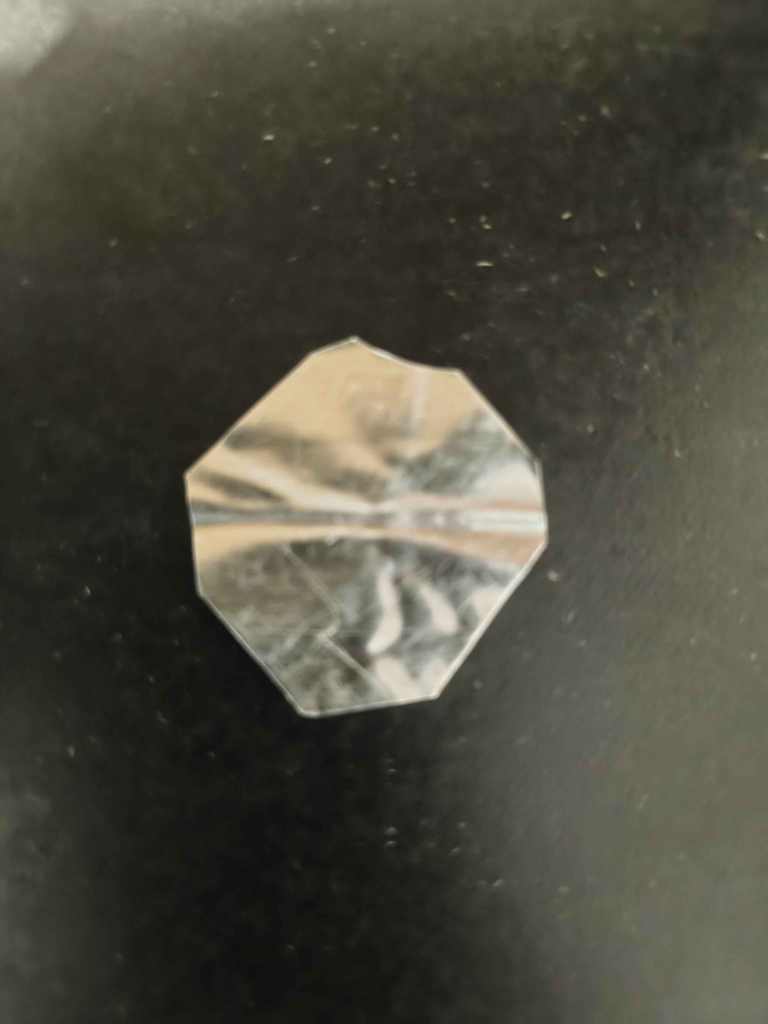
#> input picture g.jpg, 3072 x 4096 px (shown at 1/4 size)
$ python cv3_nano.py   (older library calls are emulated)
#> lines starting #> are read from the running program, lines starting #| are printed output that depends on the picture; after the words box and inside, x2 and y2 are one past the last pixel; in counts of white or black regions, pixels touching at a corner belong together
import cv2
import numpy as np
import sys

# === PARAMÈTRES ===
IMG_PATH = "g.jpg"
CIRCULARITY_THRESHOLD_CIRCLE = 0.89
CIRCULARITY_THRESHOLD_SQUARE = 0.82

# === CONFIGURATION AFFICHAGE (Booleens) ===
# Mettre à False sur la Nano si pas d'écran branché
affichage_masque_radial = True
affichage_gradient = True
affichage_binaire = True
affichage_contours = True
affichage_resultat = True


def smart_show(window_name, image, width=800):
    """Affiche l'image seulement si la fenêtre est active"""
    cv2.namedWindow(window_name, cv2.WINDOW_NORMAL)
    h, w = image.shape[:2]
    ratio = width / float(w)
    cv2.resizeWindow(window_name, width, int(h * ratio))
    cv2.imshow(window_name, image)


# === 1. LECTURE & PRÉPARATION ===
img = cv2.imread(IMG_PATH)
#> img is the input picture: shape (4096, 3072, 3); mean B, G, R 62.2, 74.1, 76.1
if img is None:
    print(f"Erreur: Image {IMG_PATH} introuvable")
    sys.exit()

h, w = img.shape[:2]
center_x, center_y = w // 2, h // 2
gray = cv2.cvtColor(img, cv2.COLOR_BGR2GRAY)

# Top-Hat léger
kernel_tophat = cv2.getStructuringElement(cv2.MORPH_RECT, (25, 25))
tophat = cv2.morphologyEx(gray, cv2.MORPH_TOPHAT, kernel_tophat)
gray_ready = cv2.addWeighted(gray, 0.6, tophat, 0.4, 0)

# === 2. MASQUE RADIAL ===
Y, X = np.ogrid[:h, :w]
dist_from_center = np.sqrt((X - center_x) ** 2 + (Y - center_y) ** 2)
max_dist = min(h, w) * 0.65

radial_mask = 1.0 - (dist_from_center / max_dist)
radial_mask = np.clip(radial_mask, 0, 1)

if affichage_masque_radial:
    smart_show("0. Masque Radial Doux", (radial_mask * 255).astype(np.uint8))

# === 3. SOBEL (DÉTECTION D'ÉNERGIE) ===
blur = cv2.GaussianBlur(gray_ready, (5, 5), 0)

grad_x = cv2.Sobel(blur, cv2.CV_16S, 1, 0, ksize=3)
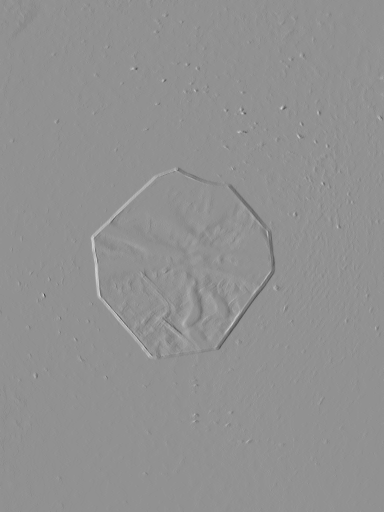
#> grad_x: shape (4096, 3072) int16 (shown at 1/8 size); min -95, max 72, mean 0; drawn with min black and max white
grad_y = cv2.Sobel(blur, cv2.CV_16S, 0, 1, ksize=3)
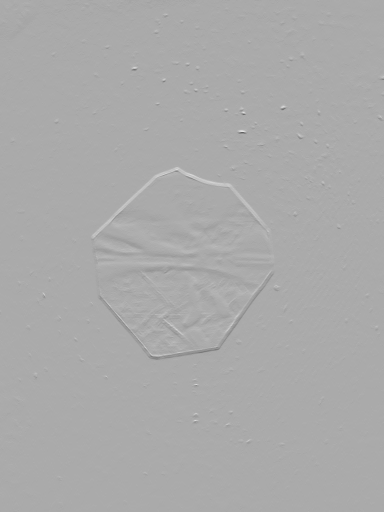
#> grad_y: shape (4096, 3072) int16 (shown at 1/8 size); min -168, max 83, mean -0.1; drawn with min black and max white
abs_grad_x = cv2.convertScaleAbs(grad_x)
abs_grad_y = cv2.convertScaleAbs(grad_y)
gradient_magnitude = cv2.addWeighted(abs_grad_x, 0.5, abs_grad_y, 0.5, 0)

# Application du masque radial
weighted_gradient = gradient_magnitude.astype(np.float32) * radial_mask
weighted_gradient = weighted_gradient.astype(np.uint8)

if affichage_gradient:
    smart_show("1. Gradient Pondere", weighted_gradient)

# === 4. SEUILLAGE ET NETTOYAGE ===
_, thresh = cv2.threshold(weighted_gradient, 0, 255, cv2.THRESH_BINARY + cv2.THRESH_OTSU)
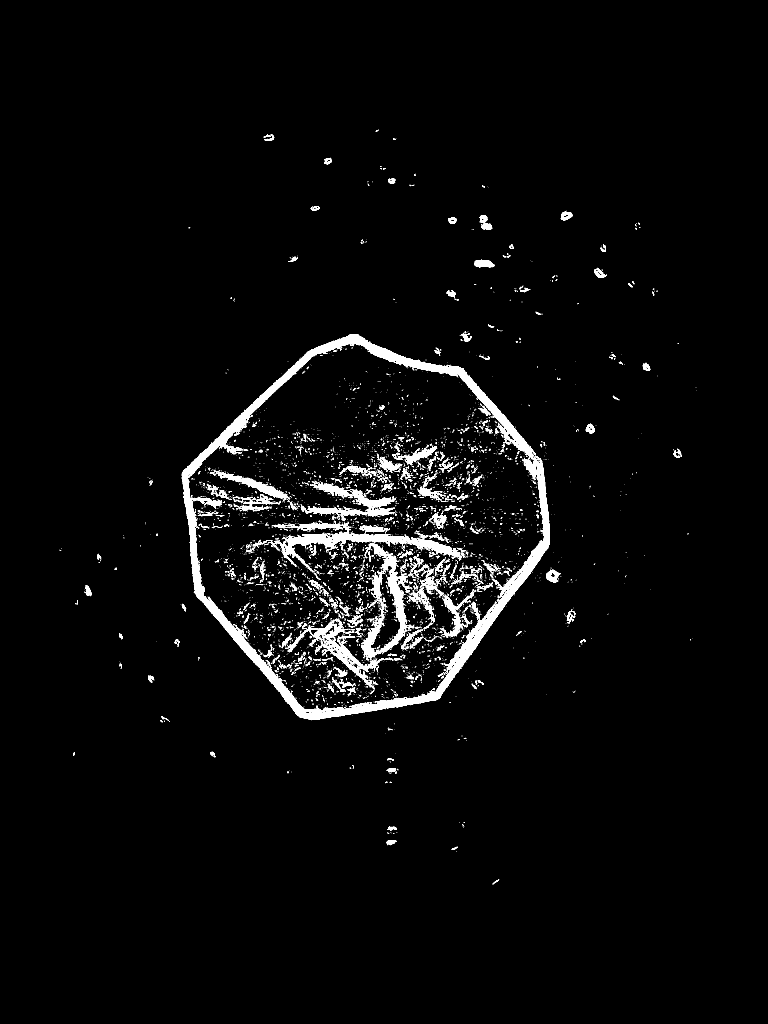
#> thresh: shape (4096, 3072) (shown at 1/4 size); 2.5% white; 6183 white regions (5420 under 20 px), largest, box (x1, y1, x2, y2) and area: (727, 1336, 2200, 2880) 140299, (1071, 2098, 1848, 2267) 21358, (1444, 2287, 1650, 2631) 14454

kernel_close = cv2.getStructuringElement(cv2.MORPH_ELLIPSE, (9, 9))
closed_mask = cv2.morphologyEx(thresh, cv2.MORPH_CLOSE, kernel_close, iterations=2)
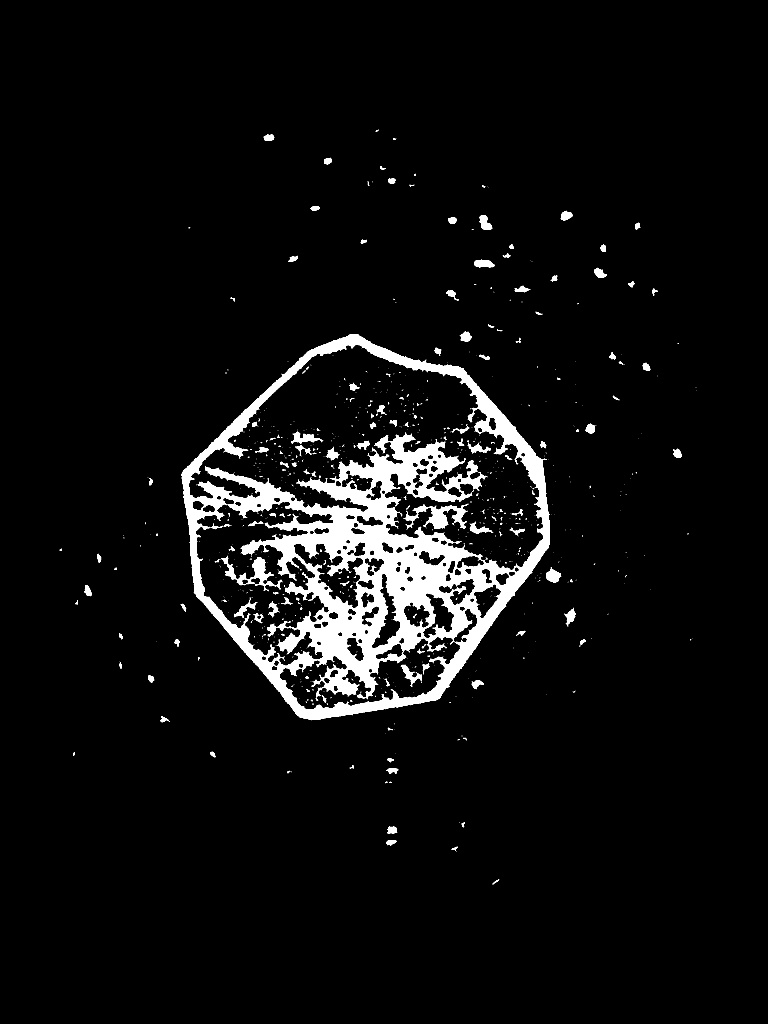
#> closed_mask: shape (4096, 3072) (shown at 1/4 size); 5.2% white; 947 white regions (758 under 20 px)

if affichage_binaire:
    smart_show("2. Masque Binaire", closed_mask)

# === 5. SÉLECTION INTELLIGENTE (LE SCORE) ===
contours, _ = cv2.findContours(closed_mask, cv2.RETR_EXTERNAL, cv2.CHAIN_APPROX_SIMPLE)
#> contours = 214 contours, 138 with area under 20; largest, box (x1, y1, x2, y2) and area: (727, 1336, 2200, 2881) 1606250, (2185, 2268, 2245, 2330) 2049, (1897, 1039, 1977, 1069) 1759, (1916, 860, 1969, 920) 1746, (2257, 2431, 2302, 2506) 1344

best_contour = None
best_score = 0
debug_img = img.copy()

for c in contours:
    area = cv2.contourArea(c)
    if area < 200: continue

    M = cv2.moments(c)
    if M["m00"] == 0: continue
    cx, cy = int(M["m10"] / M["m00"]), int(M["m01"] / M["m00"])

    dist = np.sqrt((cx - center_x) ** 2 + (cy - center_y) ** 2)
    penalty_factor = 1 + (dist / (min(h, w) * 0.2)) ** 2
    score = area / penalty_factor

    color = (0, 0, 255)
    if score > best_score:
        best_score = score
        best_contour = c
        color = (0, 255, 0)

    if affichage_contours:
        cv2.drawContours(debug_img, [c], -1, color, 2)
#> this loop made 214 passes
#> (area, cx, cy, dist, penalty_factor, score, color, best_score) on passes 3, 4, 37: (512.5, 1563, 3369, 1321.3, 5.62, 91.12, (0, 255, 0), 91.12), (800, 1568, 3320, 1272.4, 5.29, 151.3, (0, 255, 0), 151.3), (796, 1906, 2735, 780.3, 2.61, 304.6, (0, 255, 0), 304.6)
#> after the loop, best_contour = contour of 2695 points, box (x1, y1, x2, y2) (727, 1336, 2200, 2881), area 1606250; best_score = 1564309

if affichage_contours:
    smart_show("3. Tri des contours (Vert=Gagnant)", debug_img)

if best_contour is None:
    print("ECHEC : Rien de probant trouve.")
    # On peut définir une classe d'erreur ici si besoin (ex: -1)
    sys.exit()

# === 6. ANALYSE ET RÉSULTAT ===
contour_final = best_contour
#> contour_final has the same summary as best_contour
area = cv2.contourArea(contour_final)
#> area = 1606250.5
perimeter = cv2.arcLength(contour_final, True)
#> perimeter = 5240.8

if perimeter == 0:
    circularity = 0
else:
    circularity = 4 * np.pi * (area / (perimeter * perimeter))
#> circularity = 0.735

# Détermination de la CLASSE et du TYPE
shape_type = "INCONNU"
classe = 2  # Par défaut : Ambigu

if circularity >= CIRCULARITY_THRESHOLD_CIRCLE:
    shape_type = "CERCLE"
    classe = 1
elif circularity <= CIRCULARITY_THRESHOLD_SQUARE:
    shape_type = "CARRE/AUTRE"
    classe = 0
else:
    shape_type = "AMBIGU"
    classe = 2

# === 7. SORTIE ===
print(f"Termine. Resultat: {shape_type} (Circularite: {circularity:.3f})")
#| Termine. Resultat: CARRE/AUTRE (Circularite: 0.735)
print(f"Classe ID: {classe}")  # 0=Carré, 1=Cercle, 2=Ambigu

if affichage_resultat:
    output = img.copy()

    # Couleur selon la classe
    if classe == 1:
        color_res = (0, 255, 0)  # Vert pour Cercle
    elif classe == 0:
        color_res = (255, 0, 0)  # Bleu pour Carré
    else:
        color_res = (0, 165, 255)  # Orange pour Ambigu

    cv2.drawContours(output, [contour_final], -1, color_res, 3)

    label = f"{shape_type} ({circularity:.3f}) [Cls:{classe}]"
#> label = 'CARRE/AUTRE (0.735) [Cls:0]'
    cv2.putText(output, label, (20, 60), cv2.FONT_HERSHEY_SIMPLEX, 1.0, color_res, 2)

    smart_show("4. Resultat Final", output)

    # Attendre une touche uniquement si on affiche quelque chose
    cv2.waitKey(0)
    cv2.destroyAllWindows()

$ run again, with 75.jpg copied over g.jpg
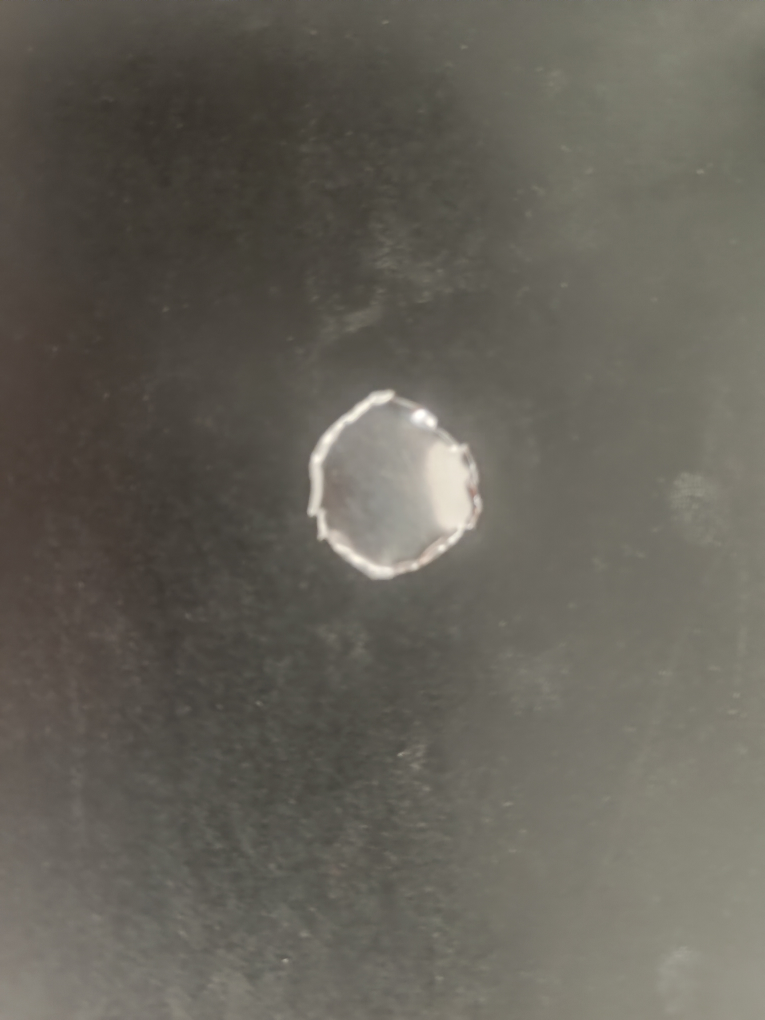
#> input picture 75.jpg, 3060 x 4080 px (shown at 1/4 size)
#> img is the input picture: shape (4080, 3060, 3); mean B, G, R 88.7, 97.6, 101.2
#> `_, thresh = cv2.threshold(weighted_gradient, 0, 255, cv2.THRESH_BINARY..`:
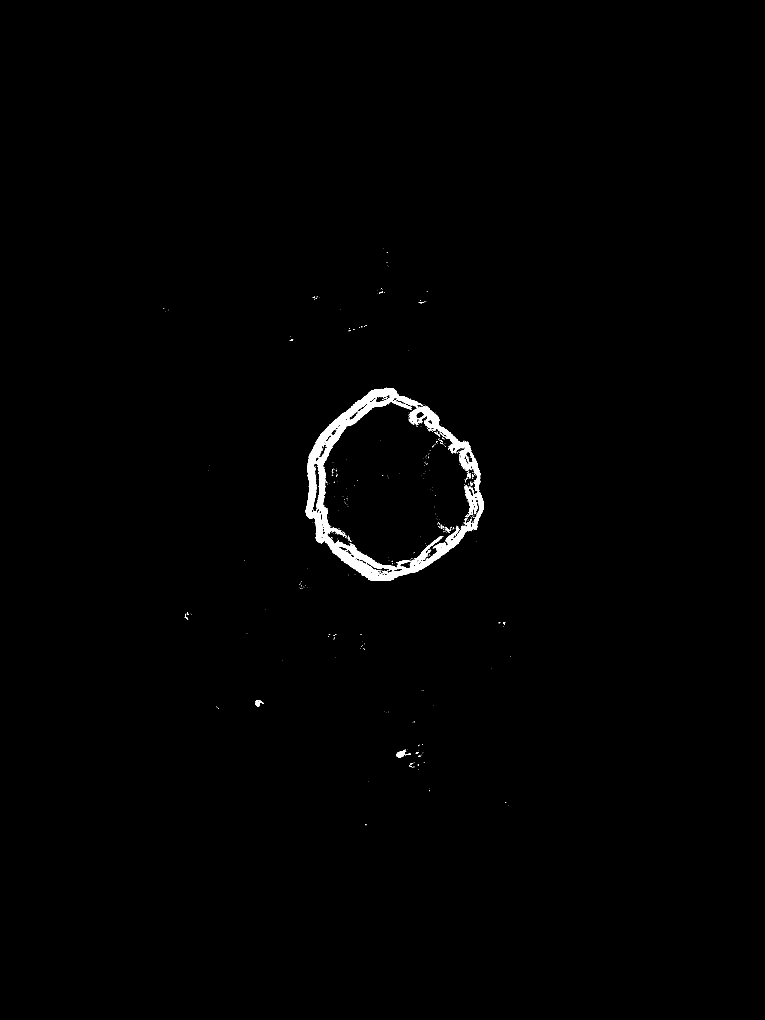
#> thresh: shape (4080, 3060) (shown at 1/4 size); 0.74% white; 542 white regions (505 under 20 px), largest, box (x1, y1, x2, y2) and area: (1222, 1551, 1936, 2324) 87991, (1585, 2999, 1624, 3032) 638, (1021, 2800, 1056, 2827) 380
#> `closed_mask = cv2.morphologyEx(thresh, cv2.MORPH_CLOSE, kernel_close, ..`:
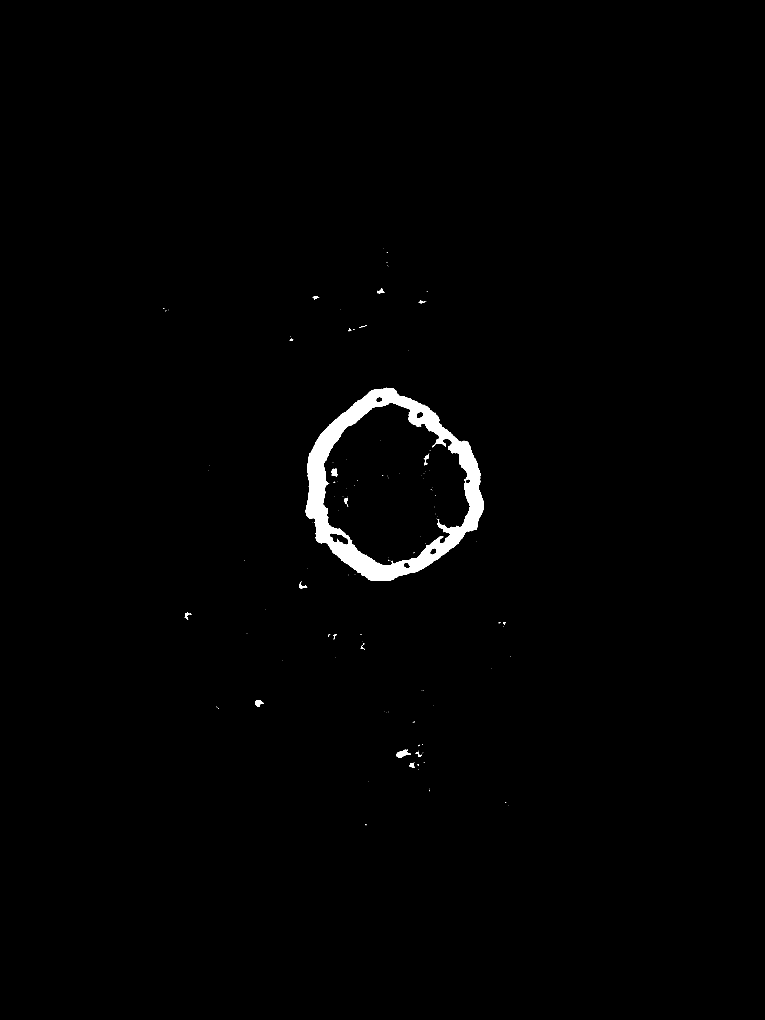
#> closed_mask: shape (4080, 3060) (shown at 1/4 size); 1% white; 132 white regions (111 under 20 px)
#> contours = 86 contours, 71 with area under 20; largest, box (x1, y1, x2, y2) and area: (1222, 1551, 1936, 2324) 393290, (1585, 2998, 1643, 3032) 888, (1021, 2800, 1056, 2827) 477, (1509, 1153, 1538, 1174) 228, (1196, 2329, 1226, 2354) 216
#> the loop `for c in contours:` made 86 passes
#> (area, cx, cy, dist, penalty_factor, score, color, best_score) on passes 9, 17: (207, 1647, 3061, 1027.7, 3.82, 54.19, (0, 255, 0), 54.19), (888, 1609, 3014, 977.2, 3.55, 250.2, (0, 255, 0), 250.2)
#> after the loop `for c in contours:`: best_contour = contour of 1367 points, box (x1, y1, x2, y2) (1222, 1551, 1936, 2324), area 393290; best_score = 383117.8
#> contour_final has the same summary as best_contour
#> `area = cv2.contourArea(contour_final)`: area = 393290.5
#> perimeter = 2618.3
#> circularity = 0.721
#| Termine. Resultat: CARRE/AUTRE (Circularite: 0.721)
#> label = 'CARRE/AUTRE (0.721) [Cls:0]'
